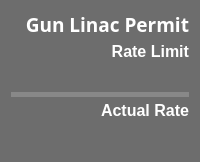
              <widget class="PyDMFrame" name="Device_GunL_Frame">
               <property name="minimumSize">
                <size>
                 <width>0</width>
                 <height>162</height>
                </size>
               </property>
               <property name="maximumSize">
                <size>
                 <width>250</width>
                 <height>162</height>
                </size>
               </property>
               <property name="toolTip">
                <string/>
               </property>
               <property name="styleSheet">
                <string notr="true">QFrame{
background-color: rgb(109, 109, 109);
border-bottom-left-radius: 15px;
border-bottom-right-radius: 15px;
border-top-left-radius: 15px;
border-top-right-radius: 15px;
}</string>
               </property>
               <property name="alarmSensitiveBorder" stdset="0">
                <bool>true</bool>
               </property>
               <property name="channel" stdset="0">
                <string>ca://IOC:BSY0:MP01:PC_RATE</string>
               </property>
               <layout class="QVBoxLayout" name="verticalLayout_12">
                <property name="spacing">
                 <number>0</number>
                </property>
                <item>
                 <widget class="PyDMLabel" name="Device_GunL_Title">
                  <property name="font">
                   <font>
                    <family>Sans Serif</family>
                    <pointsize>14</pointsize>
                    <weight>75</weight>
                    <italic>false</italic>
                    <bold>true</bold>
                    <strikeout>false</strikeout>
                    <kerning>true</kerning>
                   </font>
                  </property>
                  <property name="toolTip">
                   <string/>
                  </property>
                  <property name="styleSheet">
                   <string notr="true">border: 0px;
color: rgb(255, 255, 255);</string>
                  </property>
                  <property name="frameShape">
                   <enum>QFrame::StyledPanel</enum>
                  </property>
                  <property name="frameShadow">
                   <enum>QFrame::Plain</enum>
                  </property>
                  <property name="text">
                   <string>Gun Linac Permit</string>
                  </property>
                  <property name="alignment">
                   <set>Qt::AlignRight|Qt::AlignTrailing|Qt::AlignVCenter</set>
                  </property>
                 </widget>
                </item>
                <item>
                 <widget class="QLabel" name="Device_GunL_RL_Title">
                  <property name="font">
                   <font>
                    <pointsize>12</pointsize>
                    <weight>75</weight>
                    <bold>true</bold>
                   </font>
                  </property>
                  <property name="styleSheet">
                   <string notr="true">border: 0px;
color: rgb(255, 255, 255);</string>
                  </property>
                  <property name="text">
                   <string>Rate Limit</string>
                  </property>
                  <property name="alignment">
                   <set>Qt::AlignRight|Qt::AlignTrailing|Qt::AlignVCenter</set>
                  </property>
                 </widget>
                </item>
                <item>
                 <widget class="PyDMLabel" name="Device_GunL_RL_Num">
                  <property name="font">
                   <font>
                    <family>Sans Serif</family>
                    <pointsize>12</pointsize>
                    <weight>75</weight>
                    <italic>false</italic>
                    <bold>true</bold>
                   </font>
                  </property>
                  <property name="toolTip">
                   <string/>
                  </property>
                  <property name="styleSheet">
                   <string notr="true">border: 0px;</string>
                  </property>
                  <property name="alignment">
                   <set>Qt::AlignRight|Qt::AlignTrailing|Qt::AlignVCenter</set>
                  </property>
                  <property name="rules" stdset="0">
                   <string>[{&quot;name&quot;: &quot;Add Hz&quot;, &quot;property&quot;: &quot;Text&quot;, &quot;initial_value&quot;: &quot;&quot;, &quot;expression&quot;: &quot;str(ch[0]) + ' Hz'&quot;, &quot;channels&quot;: [{&quot;channel&quot;: &quot;ca://IOC:BSY0:MP01:PC_MEASRATE&quot;, &quot;trigger&quot;: true, &quot;use_enum&quot;: true}]}]</string>
                  </property>
                  <property name="showUnits" stdset="0">
                   <bool>true</bool>
                  </property>
                  <property name="alarmSensitiveContent" stdset="0">
                   <bool>false</bool>
                  </property>
                  <property name="alarmSensitiveBorder" stdset="0">
                   <bool>false</bool>
                  </property>
                 </widget>
                </item>
                <item>
                 <widget class="PyDMDrawingLine" name="Device_GunL_Line">
                  <property name="maximumSize">
                   <size>
                    <width>16777215</width>
                    <height>5</height>
                   </size>
                  </property>
                  <property name="toolTip">
                   <string/>
                  </property>
                  <property name="styleSheet">
                   <string notr="true">background-color: rgb(136, 136, 136);
</string>
                  </property>
                 </widget>
                </item>
                <item>
                 <widget class="PyDMLabel" name="Device_GunL_AR_Title">
                  <property name="font">
                   <font>
                    <pointsize>12</pointsize>
                    <weight>75</weight>
                    <bold>true</bold>
                   </font>
                  </property>
                  <property name="toolTip">
                   <string/>
                  </property>
                  <property name="styleSheet">
                   <string notr="true">border: 0px;
color: rgb(255, 255, 255);</string>
                  </property>
                  <property name="text">
                   <string>Actual Rate</string>
                  </property>
                  <property name="alignment">
                   <set>Qt::AlignRight|Qt::AlignTrailing|Qt::AlignVCenter</set>
                  </property>
                 </widget>
                </item>
                <item>
                 <widget class="PyDMLabel" name="Device_GunL_AR_Num">
                  <property name="font">
                   <font>
                    <family>Sans Serif</family>
                    <pointsize>15</pointsize>
                    <weight>75</weight>
                    <italic>false</italic>
                    <bold>true</bold>
                   </font>
                  </property>
                  <property name="toolTip">
                   <string/>
                  </property>
                  <property name="styleSheet">
                   <string notr="true">border: 0px;</string>
                  </property>
                  <property name="alignment">
                   <set>Qt::AlignRight|Qt::AlignTrailing|Qt::AlignVCenter</set>
                  </property>
                  <property name="showUnits" stdset="0">
                   <bool>true</bool>
                  </property>
                  <property name="alarmSensitiveContent" stdset="0">
                   <bool>true</bool>
                  </property>
                  <property name="alarmSensitiveBorder" stdset="0">
                   <bool>false</bool>
                  </property>
                  <property name="channel" stdset="0">
                   <string>ca://IOC:BSY0:MP01:PC_RATE</string>
                  </property>
                 </widget>
                </item>
               </layout>
              </widget>
